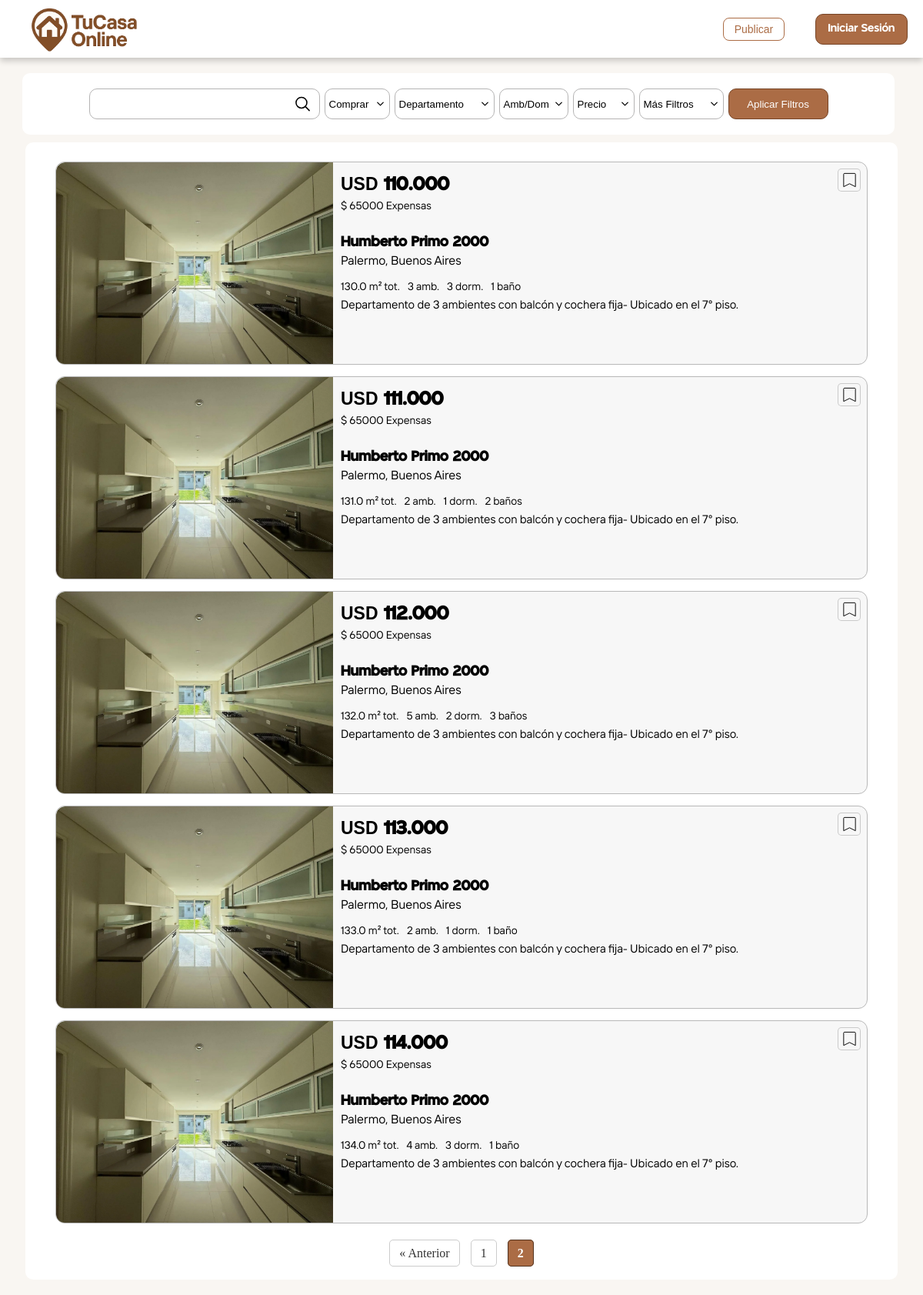
Page /publicaciones?pagina=2 on the committed database.
### tables this page shows
CREATE TABLE propiedades (
        id INTEGER PRIMARY KEY AUTOINCREMENT,
        id_agente INTEGER,

        titulo TEXT NOT NULL,
        descripcion TEXT,

        tipo_venta TEXT NOT NULL,
        tipo_propiedad TEXT NOT NULL,

        direccion TEXT NOT NULL,
        provincia TEXT NOT NULL,
        barrio TEXT,
        ubicacion TEXT NOT NULL,

        ambientes INTEGER,
        dormitorios INTEGER,
        banios INTEGER,
        toilettes INTEGER,
        cocheras INTEGER,

        sup_cubierta REAL,
        sup_total REAL,
        sup_semicubierta REAL,
        f_terreno REAL,
        l_terreno REAL,

        antiguedad TEXT,
        moneda_precio TEXT NOT NULL,
        precio REAL NOT NULL,
        expensas TEXT,

        imagen_principal TEXT,
        imagenes_secundarias TEXT,

        caracteristicas_generales TEXT,
        caracteristicas TEXT,
        comodidad_ambientes TEXT,
        servicios TEXT,

        plantas TEXT,
        cobertura_cochera TEXT,
        luminosidad TEXT,
        orientacion TEXT,

        estado TEXT DEFAULT 'disponible',
        fecha_publicacion DATETIME DEFAULT CURRENT_TIMESTAMP,

        FOREIGN KEY(id_agente) REFERENCES usuarios(id)
    );

### app.py (the view)
@app.route('/publicaciones',methods=['GET'])
def publicaciones():
    if "usuario" in session:
        usuario = session["usuario"]
        id_usuario = usuario["id"]
        apellido = usuario["apellido"]
        nombre = usuario["nombre"]
        email = usuario["email"]
    tipo_propiedad=request.args.getlist('tipo_propiedad[]')
    barrio=request.args.get('barrio')
    if barrio:
        barrio=barrio.title()
    tipo_operacion=request.args.getlist('tipo_operacion[]')
    for i in range(len(tipo_operacion)):
        if tipo_operacion[i]=='Alquilar':
            tipo_operacion[i]='Alquiler'
        elif tipo_operacion[i]=='Comprar':
            tipo_operacion[i]='Venta'
    min_dorm=request.args.get('min-dorm')
    max_dorm=request.args.get('max-dorm')
    min_amb=request.args.get('min-amb')
    max_amb=request.args.get('max-amb')
    moneda=request.args.get('moneda')
    min_precio=request.args.get('min-precio')
    max_precio=request.args.get('max-precio')
    where,params=construir_filtros(tipo_propiedad, barrio, tipo_operacion, min_dorm, max_dorm, min_amb, max_amb, min_precio, max_precio,moneda)
    pagina = int(request.args.get('pagina', 1))
    por_pagina = 10
    offset = (pagina - 1) * por_pagina
    conn, cursor = conectar()
    query = f"SELECT * FROM propiedades {where} LIMIT ? OFFSET ?"
    cursor.execute(query, params + [por_pagina, offset])
    propiedades = cursor.fetchall()
    query_total = f"SELECT COUNT(*) FROM propiedades {where}"
    cursor.execute(query_total, params)
    total_propiedades = cursor.fetchone()[0]
    total_paginas = (total_propiedades + por_pagina - 1) // por_pagina
    if propiedades:
        if 'usuario' in session:
            return render_template('publicaciones.html', propiedades=propiedades, total_paginas=total_paginas, pagina=pagina, nombre=nombre, apellido=apellido, email=email, id_usuario=id_usuario,min_amb=min_amb,max_amb=max_amb,min_dorm=min_dorm,max_dorm=max_dorm,barrio=barrio,tipo_propiedad=tipo_propiedad,tipo_operacion=tipo_operacion,min_precio=min_precio,max_precio=max_precio,moneda=moneda)
    conn.close()
    return render_template('publicaciones.html', propiedades=propiedades, total_paginas=total_paginas, pagina=pagina,min_amb=min_amb,max_amb=max_amb,min_dorm=min_dorm,max_dorm=max_dorm,barrio=barrio,tipo_propiedad=tipo_propiedad,tipo_operacion=tipo_operacion,min_precio=min_precio,max_precio=max_precio,moneda=moneda)

### database.py (called while the page is built)
def conectar():
    conn=sqlite3.connect('inmobiliaria.db')
    conn.row_factory=sqlite3.Row
    cursor=conn.cursor()
    return conn,cursor

### templates/publicaciones.html (shortened to what this page needs)
<!DOCTYPE html>
<html lang="es">
  <head>
    <link
      rel="stylesheet"
      href="{{url_for('static',filename= '/CSS/publicaciones.css' )}}"
    />
    <link rel="stylesheet" href="https://unpkg.com/leaflet/dist/leaflet.css" />
  </head>
  <body>
    <header class="header">
      <a href="{{url_for('home')}}"><div class="logo"></div></a>
      <div class="header-container">
        {% if session.usuario %} {% if usuario_incompleto %}
        <a href="{{ url_for('completar_datos') }}"
          ><button class="publicar">Publicar</button></a
        >
        {% else %}
        <a href="{{url_for('publicar')}}"
          ><button class="publicar ini">Publicar</button></a
        >
        {% endif %}
        <div id="perfil" class="circulo">
          <svg
            style="enable-background: new 0 0 24 24"
            version="1.1"
            viewBox="0 0 24 24"
            xml:space="preserve"
            xmlns="http://www.w3.org/2000/svg"
            xmlns:xlink="http://www.w3.org/1999/xlink"
          >
            <g id="info" />
            <g id="icons">
              <g id="user">
                <ellipse cx="12" cy="8" rx="5" ry="6" fill="currentColor" />
                <path
                  d="M21.8,19.1c-0.9-1.8-2.6-3.3-4.8-4.2c-0.6-0.2-1.3-0.2-1.8,0.1c-1,0.6-2,0.9-3.2,0.9s-2.2-0.3-3.2-0.9    C8.3,14.8,7.6,14.7,7,15c-2.2,0.9-3.9,2.4-4.8,4.2C1.5,20.5,2.6,22,4.1,22h15.8C21.4,22,22.5,20.5,21.8,19.1z"
                  fill="currentColor"
                />
              </g>
            </g>
          </svg>
        </div>
        <div id="menu-perfil" class="menu-perfil oculto">
          <p id="nombre-completo"><b>{{apellido}}, {{nombre}}</b></p>
          <p id="identificador">Identificador: {{id_usuario}}</p>
          <hr />
          <a href=""><button class="btn-menu">Mi Cuenta</button></a>
          <a href=""><button class="btn-menu">Ajustes</button></a>
          <a href=""><button class="btn-menu">Podemos Ayudarte?</button></a>
          <a href="{{url_for('cerrar_sesion')}}"
            ><button class="btn-menu">Cerrar Sesión</button></a
          >
        </div>
        {% else %}
        <a href="{{url_for('iniciar_sesion')}}"
          ><button class="publicar">Publicar</button></a
        >
        <a href="{{url_for('iniciar_sesion')}}"
          ><button class="iniciar-sesion">Iniciar Sesión</button></a
        >
        {% endif %}
      </div>
    </header>
    <section class="container-publi-comod">
      <div class="container-comodidades" id="container-comodidades">
        <form action="{{url_for('publicaciones')}}" method="GET">
          <div class="container-barrio">
            <input
              type="text"
              name="barrio"
              id="barrio"
              class="button barrio"
              value="{{barrio or ''}}"
            />
          </div>
          <div class="container-comprar" id="comprar">
            <button class="button comprar" type="button">Comprar</button>
            <svg
              id="flecha-comprar"
              class="feather feather-chevron-down"
              fill="none"
              height="24"
              stroke="currentColor"
              stroke-linecap="round"
              stroke-linejoin="round"
              stroke-width="2"
              viewBox="0 0 24 24"
              width="24"
              xmlns="http://www.w3.org/2000/svg"
            >
              <polyline points="6 9 12 15 18 9" />
            </svg>
          </div>
          <div class="container-comprar" id="departamento">
            <button class="button depa" type="button">Departamento</button>
            <svg
              id="flecha-departamento"
              class="feather feather-chevron-down"
              fill="none"
              height="24"
              stroke="currentColor"
              stroke-linecap="round"
              stroke-linejoin="round"
              stroke-width="2"
              viewBox="0 0 24 24"
              width="24"
              xmlns="http://www.w3.org/2000/svg"
            >
              <polyline points="6 9 12 15 18 9" />
            </svg>
          </div>
          <div class="container-comprar" id="amb">
            <button class="button amb" type="button">Amb/Dom</button>
            <svg
              id="flecha-amb"
              class="feather feather-chevron-down"
              fill="none"
              height="24"
              stroke="currentColor"
              stroke-linecap="round"
              stroke-linejoin="round"
              stroke-width="2"
              viewBox="0 0 24 24"
              width="24"
              xmlns="http://www.w3.org/2000/svg"
            >
              <polyline points="6 9 12 15 18 9" />
            </svg>
          </div>
          <div class="container-comprar" id="precio">
            <button class="button precio" type="button">Precio</button>
            <svg
              id="flecha-precio"
              class="feather feather-chevron-down"
              fill="none"
              height="24"
              stroke="currentColor"
              stroke-linecap="round"
              stroke-linejoin="round"
              stroke-width="2"
              viewBox="0 0 24 24"
              width="24"
              xmlns="http://www.w3.org/2000/svg"
            >
              <polyline points="6 9 12 15 18 9" />
            </svg>
          </div>
          <div class="container-comprar" id="filtro">
            <button class="button filtro" type="button">Más Filtros</button>
            <svg
              id="flecha-filtro"
              class="feather feather-chevron-down"
              fill="none"
              height="24"
              stroke="currentColor"
              stroke-linecap="round"
              stroke-linejoin="round"
              stroke-width="2"
              viewBox="0 0 24 24"
              width="24"
              xmlns="http://www.w3.org/2000/svg"
            >
              <polyline points="6 9 12 15 18 9" />
            </svg>
          </div>
          <button class="aplicar-filtro" type="submit">Aplicar Filtros</button>
        </form>
      </div>
      <div class="container-publicaciones" id="container-publicaciones">
        {% if propiedades %} {% for item in propiedades %}
        <div class="card">
          <div class="favorito" id="favorito">
            <svg
              id="corazon"
              xmlns="http://www.w3.org/2000/svg"
              width="23"
              height="24"
              viewBox="0 0 24 24"
              fill="none"
            >
              <path
                d="M5 3H19C19.55 3 20 3.45 20 4V21L12 17L4 21V4C4 3.45 4.45 3 5 3Z"
                fill="currentColor"
                stroke="black"
                stroke-width="1"
              />
            </svg>
          </div>
          <a
            class="publicacion-propiedad"
            href="{{url_for('propiedad',id=item[0])}}"
          >
            <img src="../static/Imagenes/{{item[24]}}" alt="Casa 1" />
            <div class="container-card-info">
              <h2>
                <span
                  style="
                    font-family: Arial, Helvetica, sans-serif;
                    font-weight: bold;
                    font-size: 23px;
                  "
                  >{{item[21]}}</span
                >
                {% if item[22] %} {{ "{:,.0f}".format(item[22]).replace(",",
                ".") }} {% endif %}
              </h2>
              <p class="expensas">$ {{item[23]}} Expensas</p>
              <p class="direccion"><b>{{item[6]}}</b></p>
              <p class="barrio">{{item[8]}}, {{item[7]}}</p>
              <div class="container-info">
                <div>{{item[16]}} m² tot.</div>
                {% if item[10] > 0 %}
                <div>{{item[10]}} amb.</div>
                {% endif %} {% if item[11] > 0 %}
                <div>{{item[11]}} dorm.</div>
                {% endif %} {% if item[12] > 1 %}
                <div>{{item[12]}} baños</div>
                {% else %} {% if item[12] > 0 %}
                <div>{{item[12]}} baño</div>
                {% endif %} {% endif %}
              </div>
              <p class="descripcion">{{item[3]}}</p>
            </div>
          </a>
        </div>
        {% endfor %} {% else %}
        <h3>No se encontraron propiedades con esas características.</h3>
        {%endif%}
        <div class="paginador">
          {% if pagina > 1 %}
          <a href="{{ url_for('publicaciones', pagina=pagina-1) }}"
            >« Anterior</a
          >
          {% endif %} {% for i in range(1, total_paginas + 1) %} {% if i ==
          pagina %}
          <strong>{{ i }}</strong>
          {% else %}
          <a href="{{ url_for('publicaciones', pagina=i) }}">{{ i }}</a>
          {% endif %} {% endfor %}
        </div>
      </div>
    </section>
  </body>
</html>

### rows in the picture
propiedades: imagen_principal (picture), moneda_precio "USD", precio "110.000", expensas "65000", direccion "Humberto Primo 2000", barrio "Palermo", provincia "Buenos Aires", sup_total "130.0", ambientes "3", dormitorios "3", banios "1", descripcion "Departamento de 3 ambientes con balcón y cochera fija- Ubicado en el 7° piso."
propiedades: imagen_principal (picture), moneda_precio "USD", precio "111.000", expensas "65000", direccion "Humberto Primo 2000", barrio "Palermo", provincia "Buenos Aires", sup_total "131.0", ambientes "2", dormitorios "1", banios "2", descripcion "Departamento de 3 ambientes con balcón y cochera fija- Ubicado en el 7° piso."
propiedades: imagen_principal (picture), moneda_precio "USD", precio "112.000", expensas "65000", direccion "Humberto Primo 2000", barrio "Palermo", provincia "Buenos Aires", sup_total "132.0", ambientes "5", dormitorios "2", banios "3", descripcion "Departamento de 3 ambientes con balcón y cochera fija- Ubicado en el 7° piso."
propiedades: imagen_principal (picture), moneda_precio "USD", precio "113.000", expensas "65000", direccion "Humberto Primo 2000", barrio "Palermo", provincia "Buenos Aires", sup_total "133.0", ambientes "2", dormitorios "1", banios "1", descripcion "Departamento de 3 ambientes con balcón y cochera fija- Ubicado en el 7° piso."
propiedades: imagen_principal (picture), moneda_precio "USD", precio "114.000", expensas "65000", direccion "Humberto Primo 2000", barrio "Palermo", provincia "Buenos Aires", sup_total "134.0", ambientes "4", dormitorios "3", banios "1", descripcion "Departamento de 3 ambientes con balcón y cochera fija- Ubicado en el 7° piso."

### other values in the picture
{{ i }} "1"
{{ i }} "2"
